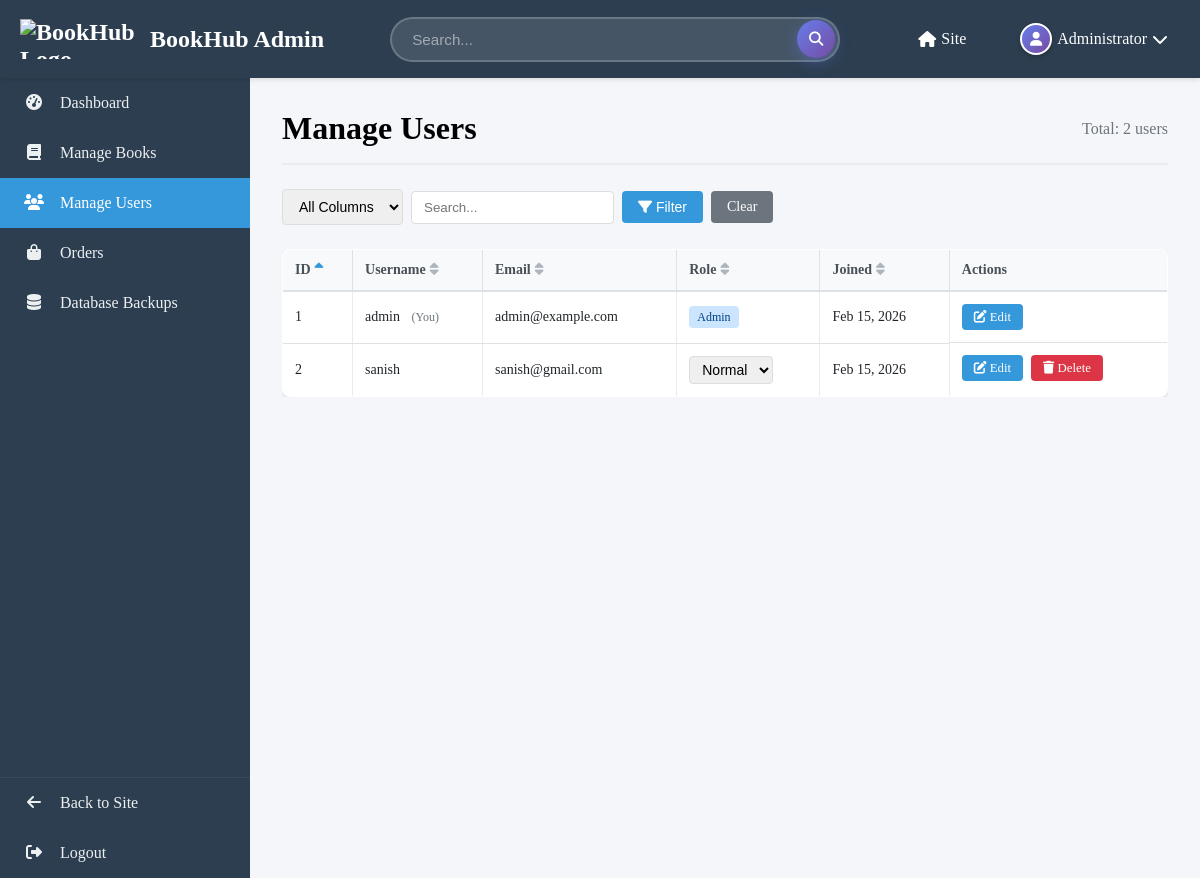
The page /admin/manage_users.php (signed in) on the database as committed earlier.
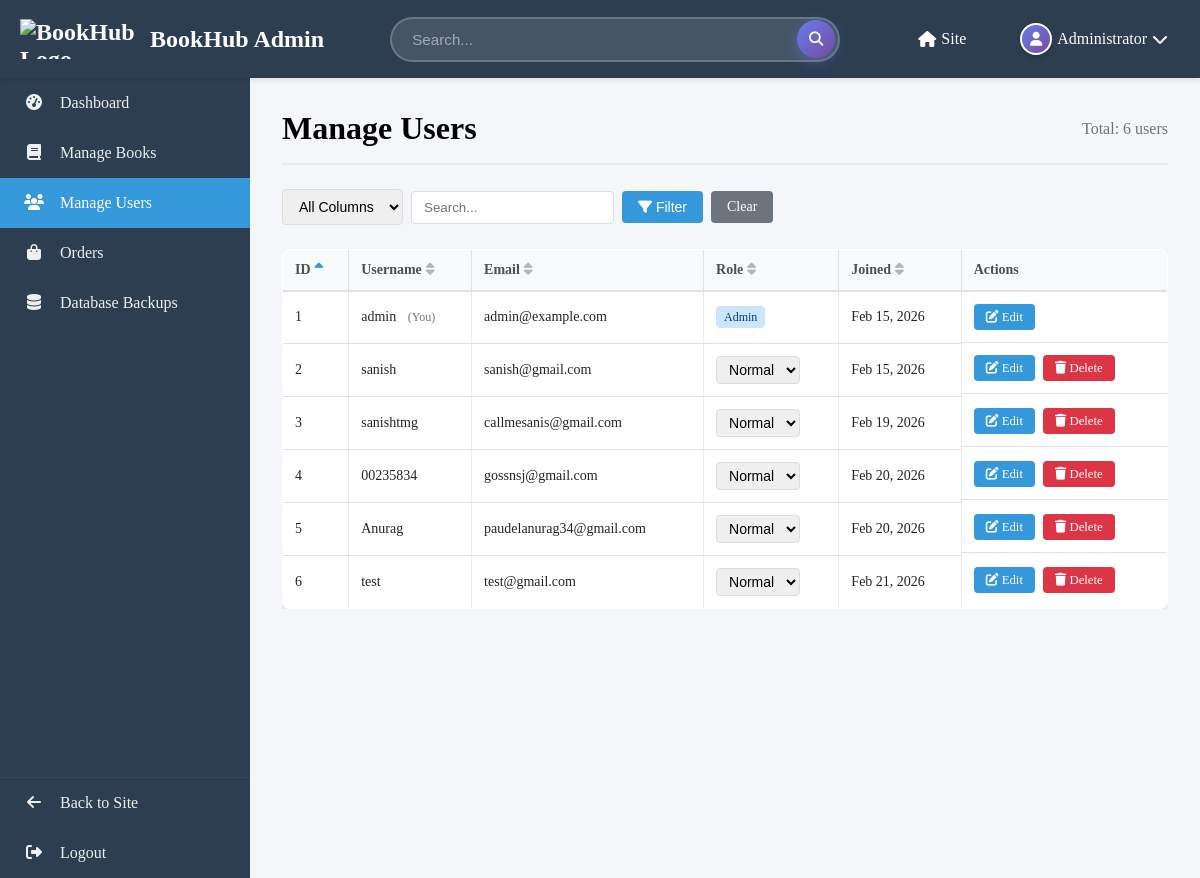
The same page on the database as committed later.
### tables this page shows
CREATE TABLE `users` (
  `user_id` int(11) NOT NULL AUTO_INCREMENT,
  `username` varchar(50) NOT NULL,
  `email` varchar(100) NOT NULL,
  `password_reset_token` varchar(64) DEFAULT NULL,
  `password_reset_expires` datetime DEFAULT NULL,
  `password` varchar(255) NOT NULL,
  `role` enum('user','admin') DEFAULT 'user',
  `full_name` varchar(100) DEFAULT NULL,
  `profile_image` varchar(255) DEFAULT NULL,
  `location` varchar(100) DEFAULT NULL,
  `ship_address` varchar(255) DEFAULT NULL,
  `phone` varchar(20) DEFAULT NULL,
  `bio` text DEFAULT NULL,
  `created_at` timestamp NOT NULL DEFAULT current_timestamp(),
  `updated_at` timestamp NOT NULL DEFAULT current_timestamp() ON UPDATE current_timestamp(),
  PRIMARY KEY (`user_id`),
  UNIQUE KEY `username` (`username`),
  UNIQUE KEY `email` (`email`),
  UNIQUE KEY `ship_address` (`ship_address`),
  KEY `idx_username` (`username`),
  KEY `idx_email` (`email`)
);

### includes/functions.php (called while the page is built, shortened)
<?php
function is_logged_in() {
    return isset($_SESSION['user_id']) && !empty($_SESSION['user_id']);
}
function get_user_id() {
    return is_logged_in() ? $_SESSION['user_id'] : false;
}

### admin/manage_users.php (the view, shortened to what the rows shown need)
<?php
require_once __DIR__ . '/../includes/functions.php';
require_once __DIR__ . '/../includes/db.php';
$action = $_GET['action'] ?? 'list';
$q = trim($_GET['q'] ?? '');
$search_column = isset($_GET['column']) ? clean_input($_GET['column']) : 'all';
$page = isset($_GET['page']) ? max(1, (int)$_GET['page']) : 1;
$sort = isset($_GET['sort']) ? clean_input($_GET['sort']) : 'user_id';
$order = isset($_GET['order']) && strtoupper($_GET['order']) === 'DESC' ? 'DESC' : 'ASC';
$per_page = ($page === 1) ? 10 : 20;
$offset = ($page === 1) ? 0 : (10 + (20 * ($page - 2)));
$users = [];
if ($action === 'list') {
    if ($q !== '') {
        if ($search_column === 'all') {
            $like = '%' . $q . '%';
            $stmt = $conn->prepare("SELECT user_id, username, email, role, created_at FROM users WHERE username LIKE ? OR email LIKE ? OR role LIKE ? ORDER BY $sort $order LIMIT ? OFFSET ?");
            $stmt->bind_param('sssii', $like, $like, $like, $per_page, $offset);
        } else {
            $like = '%' . $q . '%';
            $stmt = $conn->prepare("SELECT user_id, username, email, role, created_at FROM users WHERE $search_column LIKE ? ORDER BY $sort $order LIMIT ? OFFSET ?");
            $stmt->bind_param('sii', $like, $per_page, $offset);
        }
        $stmt->execute();
        $res = $stmt->get_result();
        while ($row = $res->fetch_assoc()) { $users[] = $row; }
        $stmt->close();
    } else {
        $stmt = $conn->prepare("SELECT user_id, username, email, role, created_at FROM users ORDER BY $sort $order LIMIT ? OFFSET ?");
        $stmt->bind_param('ii', $per_page, $offset);
        $stmt->execute();
        $res = $stmt->get_result();
        while ($row = $res->fetch_assoc()) { $users[] = $row; }
    }
}
function sort_url(string $col, string $current_sort, string $current_order, string $q, int $page, string $search_column): string {
    $new_order = ($current_sort === $col && $current_order === 'ASC') ? 'DESC' : 'ASC';
    $params = [
        'sort' => $col,
        'order' => $new_order,
        'page' => 1
    ];
    return SITE_URL . '/admin/manage_users.php?' . http_build_query($params);
}
function sort_icon(string $col, string $current_sort, string $current_order): string {
    if ($current_sort !== $col) {
        return '<i class="fas fa-sort" style="color: #adb5bd; margin-left: 0.25rem;"></i>';
    }
    return $current_order === 'ASC'
        ? '<i class="fas fa-sort-up" style="color: #3498db; margin-left: 0.25rem;"></i>'
        : '<i class="fas fa-sort-down" style="color: #3498db; margin-left: 0.25rem;"></i>';
}
?>
<?php require_once __DIR__ . '/partials/header.php'; ?>
            <?php if ($action === 'list'): ?>
                <div class="admin-header">
                    <h1>Manage Users</h1>
                </div>
                <div class="data-table-container" style="overflow-x: auto;">
                    <table class="data-table" style="width: 100%; min-width: 700px;">
                        <thead>
                            <tr>
                                <th><a href="<?php echo sort_url('user_id', $sort, $order, $q, $page, $search_column); ?>" style="text-decoration: none; color: inherit;">ID<?php echo sort_icon('user_id', $sort, $order); ?></a></th>
                                <th><a href="<?php echo sort_url('username', $sort, $order, $q, $page, $search_column); ?>" style="text-decoration: none; color: inherit;">Username<?php echo sort_icon('username', $sort, $order); ?></a></th>
                                <th><a href="<?php echo sort_url('email', $sort, $order, $q, $page, $search_column); ?>" style="text-decoration: none; color: inherit;">Email<?php echo sort_icon('email', $sort, $order); ?></a></th>
                                <th><a href="<?php echo sort_url('role', $sort, $order, $q, $page, $search_column); ?>" style="text-decoration: none; color: inherit;">Role<?php echo sort_icon('role', $sort, $order); ?></a></th>
                                <th><a href="<?php echo sort_url('created_at', $sort, $order, $q, $page, $search_column); ?>" style="text-decoration: none; color: inherit;">Joined<?php echo sort_icon('created_at', $sort, $order); ?></a></th>
                                <th>Actions</th>
                            </tr>
                        </thead>
                        <tbody>
                            <?php foreach ($users as $u): ?>
                            <tr>
                                <td><?php echo (int)$u['user_id']; ?></td>
                                <td>
                                    <?php echo htmlspecialchars($u['username']); ?>
                                    <?php if ((int)$u['user_id'] === (int)$_SESSION['user_id']): ?>
                                        <span style="font-size: 0.75rem; color: #6c757d; margin-left: 0.5rem;">(You)</span>
                                    <?php endif; ?>
                                </td>
                                <td><?php echo htmlspecialchars($u['email']); ?></td>
                                <td>
                                    <?php $role = $u['role'] ?? 'user'; $is_admin = $role === 'admin'; ?>
                                    <?php if ((int)$u['user_id'] !== (int)$_SESSION['user_id']): ?>
                                        <form method="POST" action="<?php echo SITE_URL; ?>/admin/manage_users.php?action=change_role&id=<?php echo (int)$u['user_id']; ?>&sort=<?php echo urlencode($sort); ?>&order=<?php echo urlencode($order); ?>&q=<?php echo urlencode($q); ?>&column=<?php echo urlencode($search_column); ?>&page=<?php echo $page; ?>" style="display: inline;">
                                            <select name="role" onchange="this.form.submit()" class="role-select">
                                                <option value="user" <?php echo !$is_admin ? 'selected' : ''; ?>>Normal</option>
                                            </select>
                                        </form>
                                    <?php else: ?>
                                        <span class="badge badge-<?php echo $role; ?>"><?php echo $is_admin ? 'Admin' : 'Normal'; ?></span>
                                    <?php endif; ?>
                                </td>
                                <td><?php echo date('M d, Y', strtotime($u['created_at'])); ?></td>
                                <td class="actions" style="display: flex; gap: 0.5rem; flex-wrap: nowrap;">
                                    <a href="<?php echo SITE_URL; ?>/admin/manage_users.php?action=edit&id=<?php echo (int)$u['user_id']; ?>&sort=<?php echo urlencode($sort); ?>&order=<?php echo urlencode($order); ?>&q=<?php echo urlencode($q); ?>&column=<?php echo urlencode($search_column); ?>&page=<?php echo $page; ?>" class="btn btn-primary btn-small"><i class="fas fa-edit"></i> Edit</a>
                                    <?php if ((int)$u['user_id'] !== (int)$_SESSION['user_id']): ?>
                                        <a href="<?php echo SITE_URL; ?>/admin/manage_users.php?action=delete&id=<?php echo (int)$u['user_id']; ?>&sort=<?php echo urlencode($sort); ?>&order=<?php echo urlencode($order); ?>&q=<?php echo urlencode($q); ?>&column=<?php echo urlencode($search_column); ?>&page=<?php echo $page; ?>" class="btn btn-danger btn-small" onclick="return confirm('Delete this user?')"><i class="fas fa-trash"></i> Delete</a>
                                    <?php endif; ?>
                                </td>
                            </tr>
                            <?php endforeach; ?>
                        </tbody>
                    </table>
                </div>
            <?php endif; ?>
<?php require_once __DIR__ . '/partials/footer.php'; ?>

### admin/partials/header.php (shortened to what the rows shown need)
<?php
require_once __DIR__ . '/../../includes/functions.php';
$current_user = null;
if (is_logged_in()) {
    require_once __DIR__ . '/../../includes/db.php';
    $user_id = get_user_id();
    $stmt = $conn->prepare("SELECT username, full_name, profile_image FROM users WHERE user_id = ?");
    $stmt->bind_param('i', $user_id);
    $stmt->execute();
    $result = $stmt->get_result();
    $current_user = $result->fetch_assoc();
}
?>
<!DOCTYPE html>
<html lang="en">
<head>
    <link rel="stylesheet" href="<?php echo SITE_URL; ?>/includes/css/header.css">
    <link rel="stylesheet" href="<?php echo SITE_URL; ?>/admin/css/admin.css">
    <link rel="stylesheet" href="https://cdnjs.cloudflare.com/ajax/libs/font-awesome/6.4.0/css/all.min.css">
</head>
<body>
    <nav class="navbar">
        <div class="container nav-container">
            <ul class="nav-links">
                <?php if (is_logged_in()): ?>
                    <li class="dropdown">
                        <a href="#" class="dropdown-toggle user-dropdown">
                            <?php if (isset($current_user['profile_image']) && $current_user['profile_image'] !== ''): ?>
                                <img src="<?php echo SITE_URL . '/' . htmlspecialchars($current_user['profile_image']); ?>" alt="Profile" class="nav-profile-img">
                            <?php else: ?>
                                <div class="nav-profile-placeholder"><i class="fas fa-user"></i></div>
                            <?php endif; ?>
                            <span class="nav-username"><?php echo htmlspecialchars($current_user['full_name'] ?? $current_user['username'] ?? 'User'); ?></span>
                            <i class="fas fa-chevron-down dropdown-arrow"></i>
                        </a>
                    </li>
                <?php else: ?>
                    <li><a href="<?php echo SITE_URL; ?>/auth/login.php"><i class="fas fa-sign-in-alt"></i> Login</a></li>
                <?php endif; ?>
            </ul>
        </div>
    </nav>
    <div class="admin-container">
        <main class="admin-main">

Rows that differ between the two databases and show on the page:
added users: user_id "3", username "sanishtmg", email "callmesanis@gmail.com", role "Normal", created_at "Feb 19, 2026"
added users: user_id "4", username "00235834", email "gossnsj@gmail.com", role "Normal", created_at "Feb 20, 2026"
added users: user_id "5", username "Anurag", email "paudelanurag34@gmail.com", role "Normal", created_at "Feb 20, 2026"
added users: user_id "6", username "test", email "test@gmail.com", role "Normal", created_at "Feb 21, 2026"
Other text that changed with them:
$total_users: "2" → "6"
